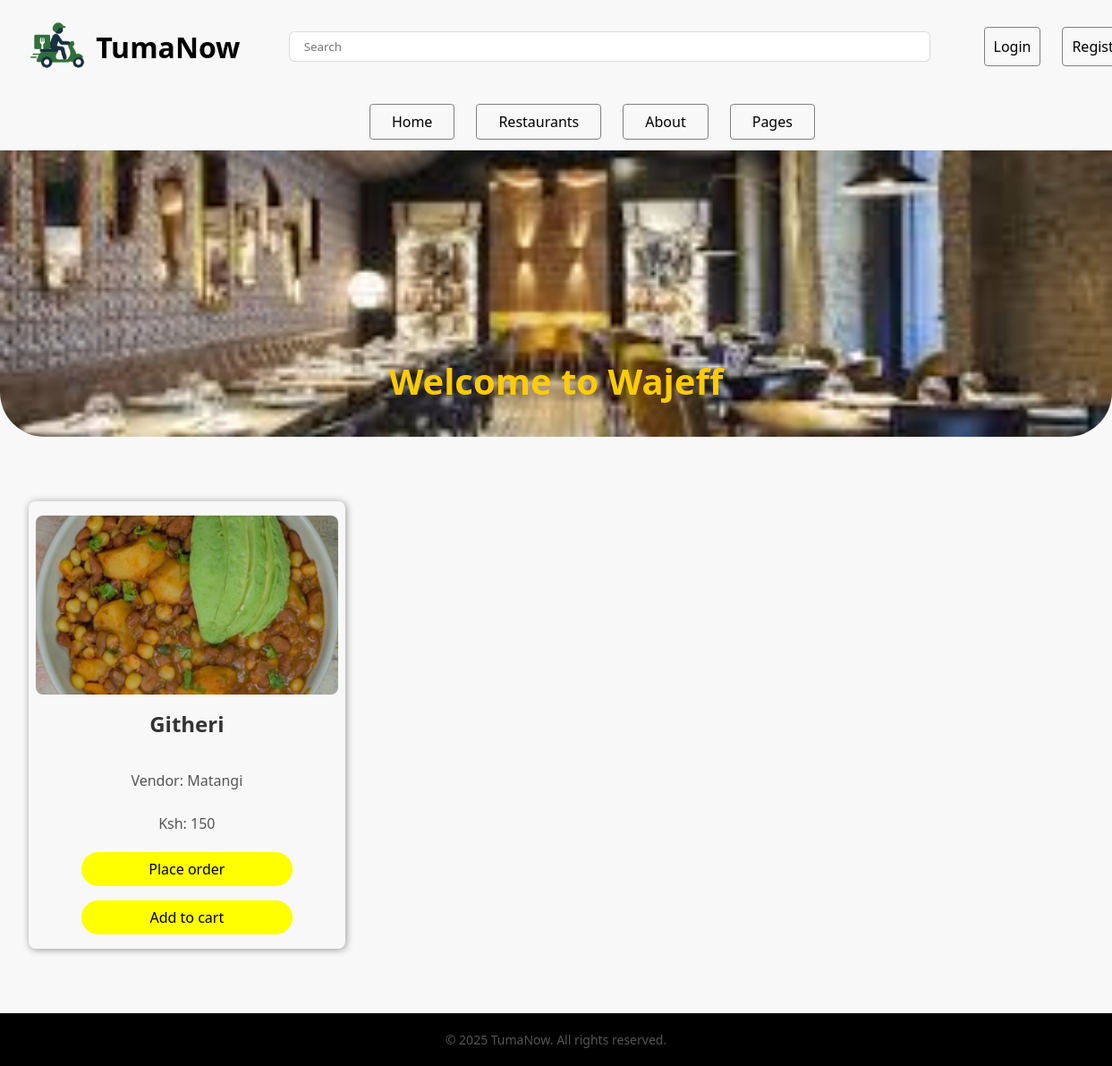
Page /restaurant/1/ on the committed database.
### Tumanow_app/models.py (models this page shows, shortened)
class Restaurant(models.Model):
    CATEGORY_CHOICE = [
        ('TD', 'Traditional Dishes'),
        ('FF', 'Fast Food'),
        ('S', 'Snacks'),
        ('HB', 'Hot Beverages'),
        ('CB', 'Cold Beverages')
    ]
    name = models.CharField(max_length=100)
    email = models.EmailField()
    phone_number = PhoneNumberField()
    image = models.ImageField(upload_to='restaurants', default='deliveryicons.jpg')
    description = models.TextField(blank=True, null=True)
    category = models.CharField(max_length=2, choices=CATEGORY_CHOICE)

class Product(models.Model):
    vendor = models.ForeignKey(Vendor, on_delete=CASCADE)
    name = models.CharField(max_length=100)
    price = models.PositiveIntegerField()
    image = models.ImageField(upload_to='product_images/')
    restaurant = models.ForeignKey('Restaurant', on_delete=models.CASCADE, related_name='menu_items')

class Vendor(models.Model):
    user = models.OneToOneField(User, on_delete=CASCADE)
    vendor_name = models.CharField(max_length=100)
    phone_number = PhoneNumberField()
    restaurant = models.ForeignKey('Restaurant', on_delete=models.CASCADE, related_name='vendor_name')
    def __str__(self):
        return self.vendor_name

### Tumanow_app/views.py (the view)
# urls.py: path('restaurant/<int:id>/', views.restaurant, name='restaurant'),
def restaurant(request, id):
    restaurant = get_object_or_404(Restaurant, pk=id)
    menus = restaurant.menu_items.all()
    context = {
        'restaurant': restaurant,
        'menus': menus,
    }
    return render(request, 'restaurant.html', context)

### Tumanow_app/templates/restaurant.html (shortened to what this page needs)
{% extends 'base.html' %}
{% load static %}
{% block static_inclusions %}
<link rel="stylesheet" href="{% static 'menu.css' %}" />
{% endblock %}
{% block main %}
<main>
    <section class="vendors-container">
        <div class="intro">
            <img src="{{restaurant.image.url}}" />
            <div class="text">
                <h2>Welcome to {{ restaurant.name }}</h2>
            </div>
        </div>
        <div class="vendors-grid">
            {% for menu in menus %}
            <div class="vendor-card">
                <img src="{{ menu.image.url }}" alt="Wajeff">
                <h3>{{ menu.name }}</h3>
                <p>Vendor: {{ menu.vendor }}</p>
                <p>Ksh: {{ menu.price }}</p>
                <a href="{% url 'place_order' id=menu.id %}">Place order</a>
                <a href="{% url 'add_to_cart' id=product.id %}">Add to cart</a>
            </div>
            {% endfor %}
        </div>
    </section>
</main>
{% endblock %}

### Tumanow_app/static/styles.css (style rules this page uses)
* { margin: 0; padding: 0; box-sizing: border-box; font-family: system-ui, -apple-system, "Segoe UI", Roboto, "Helvetica Neue", Arial, "Noto Sans", sans-serif, "Apple Color Emoji", "Segoe UI Emoji", "Segoe UI Symbol", "Noto Color Emoji"; }
body { font-family: 'Poppins', sans-serif; margin: 0; padding: 0; text-align: center; background-color: #f8f8f8; }
main { min-height: 74vh; }
h3, .checkout-summary h3 { font-size: 1.5em; margin-bottom: 15px; color: #333; }
p { margin: 5px 0; color: #555; }

### Tumanow_app/static/menu.css (style rules this page uses)
.vendors-container { width: 100%; height: auto; text-align: center; display: flex; flex-direction: column; gap: 5vh; }
.vendors-container > .intro { width: 100%; height: 40vh; position: relative; }
.vendors-container > .intro > img { width: 100%; height: 100%; object-fit: cover; border-bottom-left-radius: 50px; border-bottom-right-radius: 50px; }
.vendors-container > .intro > .text { position: absolute; bottom: 1vh; left: 50%; transform: translate(-50%, -50%); color: #ffcc00; }
.vendors-container > .intro > .text > h2 { font-size: 2.5rem; }
.vendors-container > .vendors-grid { width: 100%; padding: 4vh; display: flex; flex-wrap: wrap; gap: 4vh; }
.vendors-container > .vendors-grid > .vendor-card { width: 30%; height: auto; text-decoration: none; color: black; border-radius: 1vh; overflow: hidden; box-shadow: 1px 1px 8px rgba(0, 0, 0, 0.4); transition: 0.3s; display: flex; flex-direction: column; align-items: center; gap: 2vh; padding: 2vh 1vh; }
.vendors-container > .vendors-grid > .vendor-card > img { width: 100%; height: 25vh; object-fit: cover; border-radius: inherit; }
.vendors-container > .vendors-grid > .vendor-card > a { width: 70%; padding: 1vh; background-color: yellow; text-decoration: none; color: black; border-radius: 20px; }

### rows in the picture
Restaurant: image (picture), name "Wajeff"
Product: image (picture), name "Githeri", vendor "Matangi", price "150"
